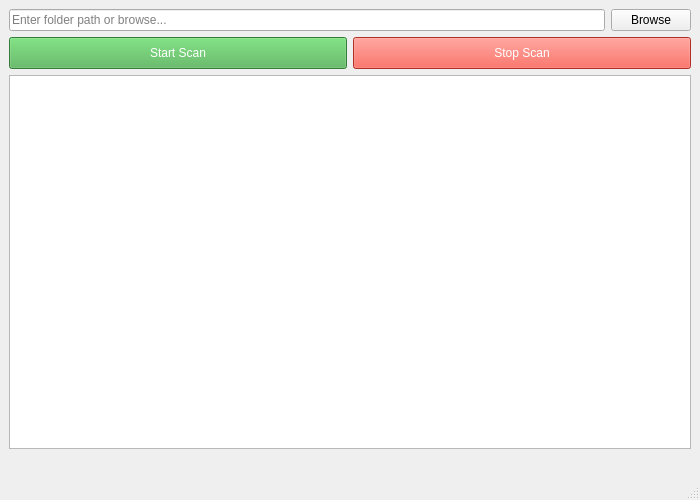
<?xml version="1.0" encoding="UTF-8"?>
<ui version="4.0">
 <class>MainWindow</class>
 <widget class="QMainWindow" name="MainWindow">
  <property name="geometry">
   <rect>
    <x>0</x>
    <y>0</y>
    <width>700</width>
    <height>500</height>
   </rect>
  </property>
  <property name="windowTitle">
   <string>File Scanner - Qt UI</string>
  </property>
  <widget class="QWidget" name="centralWidget">
   <layout class="QVBoxLayout" name="verticalLayout">
    <item>
     <layout class="QHBoxLayout" name="horizontalLayout">
      <item>
       <widget class="QLineEdit" name="pathEdit">
        <property name="placeholderText">
         <string>Enter folder path or browse...</string>
        </property>
       </widget>
      </item>
      <item>
       <widget class="QPushButton" name="browseBtn">
        <property name="text">
         <string>Browse</string>
        </property>
       </widget>
      </item>
     </layout>
    </item>
    <item>
     <layout class="QHBoxLayout" name="horizontalLayout_2">
      <item>
       <widget class="QPushButton" name="startBtn">
        <property name="text">
         <string>Start Scan</string>
        </property>
        <property name="styleSheet">
         <string notr="true">background-color: #4CAF50; color: white; padding: 8px 16px;</string>
        </property>
       </widget>
      </item>
      <item>
       <widget class="QPushButton" name="stopBtn">
        <property name="text">
         <string>Stop Scan</string>
        </property>
        <property name="styleSheet">
         <string notr="true">background-color: #f44336; color: white; padding: 8px 16px;</string>
        </property>
       </widget>
      </item>
     </layout>
    </item>
    <item>
     <widget class="QListWidget" name="fileList">
      <property name="alternatingRowColors">
       <bool>true</bool>
      </property>
      <property name="selectionMode">
       <enum>QAbstractItemView::NoSelection</enum>
      </property>
     </widget>
    </item>
    <item>
     <widget class="QLabel" name="resultLabel">
      <property name="text">
       <string/>
      </property>
      <property name="styleSheet">
       <string notr="true">font-weight: bold;</string>
      </property>
     </widget>
    </item>
   </layout>
  </widget>
  <widget class="QStatusBar" name="statusBar"/>
 </widget>
 <resources/>
 <connections/>
</ui>
